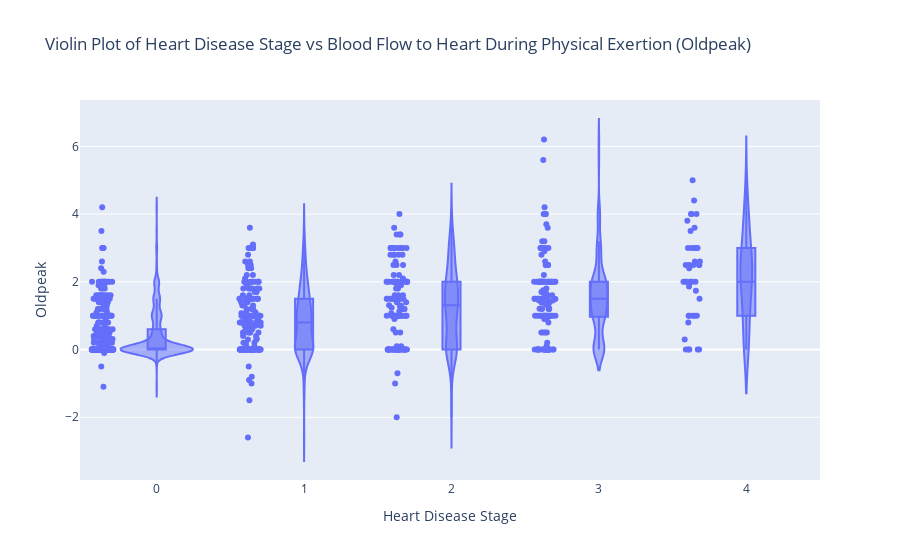

This figure's notebook cell:
### Code cell
fig_violin = px.violin(df_clean, x="num", y="oldpeak", box=True, points="all", 
                       labels={"num":"Heart Disease Stage", "oldpeak":"Oldpeak"}, 
                       title="Violin Plot of Heart Disease Stage vs Blood Flow to Heart During Physical Exertion (Oldpeak)")
fig_violin.show()

### Figure 1 — Plotly figure (JSON) as saved in the notebook; plotly's stock layout.template omitted (floating-point values rounded to 4 significant figures; data arrays with more than 128 entries replaced by an {"elided": "..."} marker saying what was removed)
{"data": [{"alignmentgroup": "True", "box": {"visible": true}, "hovertemplate": "Heart Disease Stage=%{x}<br>Oldpeak=%{y}<extra></extra>", "legendgroup": "", "marker": {"color": "#636efa"}, "name": "", "offsetgroup": "", "orientation": "v", "points": "all", "scalegroup": "True", "showlegend": false, "type": "violin", "x": {"elided": "914 int values"}, "x0": " ", "xaxis": "x", "y": {"elided": "914 float values"}, "y0": " ", "yaxis": "y"}], "layout": {"legend": {"tracegroupgap": 0}, "title": {"text": "Violin Plot of Heart Disease Stage vs Blood Flow to Heart During Physical Exertion (Oldpeak)"}, "violinmode": "group", "xaxis": {"anchor": "y", "domain": [0, 1], "title": {"text": "Heart Disease Stage"}}, "yaxis": {"anchor": "x", "domain": [0, 1], "title": {"text": "Oldpeak"}}}}
